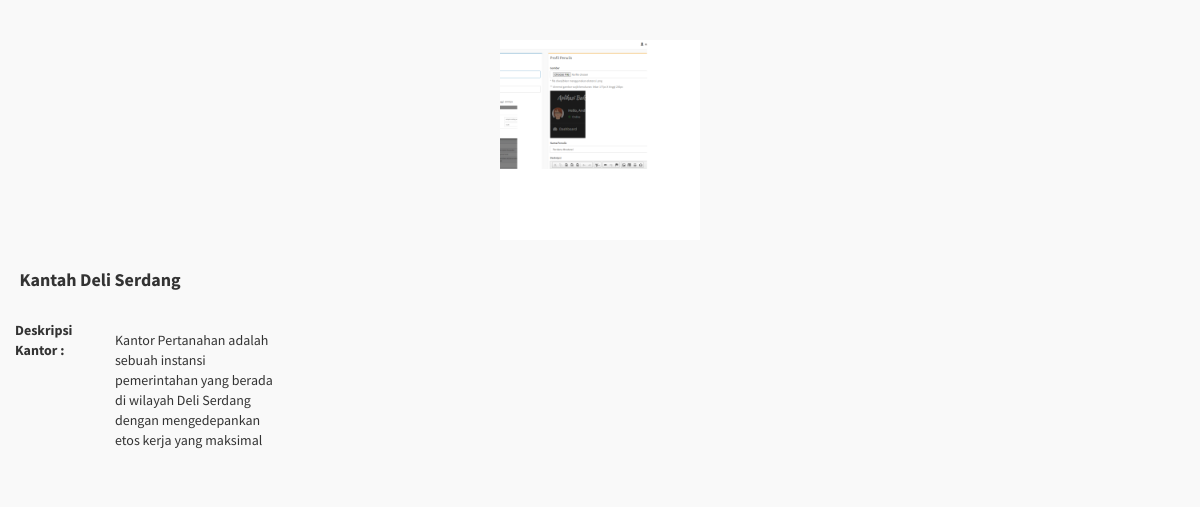
The page /pages/api_wv_profile_kantor.php on the database its author committed.
### tables this page shows
CREATE TABLE `tb_profil_kantor` (
  `id_profil_kantor` int(11) NOT NULL,
  `gambar_profil_kantor` varchar(255) DEFAULT NULL,
  `judul_profil_kantor` varchar(200) DEFAULT NULL,
  `deskripsi_kantor` varchar(3000) DEFAULT NULL,
  `created_at` timestamp NOT NULL DEFAULT current_timestamp()
);

### pages/api_wv_profile_kantor.php (the view, shortened to what this page needs)
<?php
include '../connect/koneksi.php';
$query_profile_kantor = mysqli_query($con, "SELECT * FROM tb_profil_kantor ORDER BY id_profil_kantor ASC LIMIT 1");
$json_response_kantor = array();
while ($data_kantor = mysqli_fetch_array($query_profile_kantor)) {
  array_push($json_response_kantor, array(
    "id_profil_kantor" => $data_kantor['id_profil_kantor'],
    "gambar_profil_kantor" => $data_kantor['gambar_profil_kantor'],
    "judul_profil_kantor" => $data_kantor['judul_profil_kantor'],
    "deskripsi_kantor" => $data_kantor['deskripsi_kantor'],
    "created_at" => $data_kantor['created_at']
  ));
}
$json_response_kantor = json_encode(array(
  "status" => "success",
  "result" => $json_response_kantor
));
?>
<!DOCTYPE html>
<html>
<head>
  <link href="../css/bootstrap.min.css" rel="stylesheet" type="text/css" />
  <link href="../css/font-awesome.min.css" rel="stylesheet" type="text/css" />
  <link href="../css/bootstrap-wysihtml5/bootstrap3-wysihtml5.min.css" rel="stylesheet" type="text/css" />
  <link href="../css/AdminLTE.css" rel="stylesheet" type="text/css" />
</head>
<body class="skin-black">
  <?php
  $json_response_kantor = json_decode($json_response_kantor, true);
  ?>
  <section class="content">
    <div class="row" style="margin-top: 20px;">
      <center>
        <img src="../gambar/<?= $json_response_kantor["result"][0]['gambar_profil_kantor'] ?>" height="200px" class="mx-auto d-block" alt="kantor pertanahan deli serdang">
      </center>
    </div>
    <div class="row" style="margin-top: 20px;">
      <center>
      <div class="col-md-2">
        <h4 class="text-justify"><strong><?= $json_response_kantor["result"][0]['judul_profil_kantor'] ?></strong></h4>
      </div>
      </center>
    </div>
    <div class="row" style="margin-top: 20px;">
      <div class="col-md-1">
        <label>Deskripsi Kantor :</label>
      </div>
      <div class="col-md-2">
        <p class="text-justify"><?= $json_response_kantor["result"][0]['deskripsi_kantor'] ?></p>
      </div>
    </div>
  </section>
</body>
</html>

### css/AdminLTE.css (style rules this page uses)
html, body { overflow-x: hidden!important; font-family: 'Source Sans Pro', sans-serif; -webkit-font-smoothing: antialiased; min-height: 100%; background: #f9f9f9; }
.content { padding: 20px 15px; background: #f9f9f9; }
h1, h2, h3, h4, h5, h6, .h1, .h2, .h3, .h4, .h5, .h6 { font-family: 'Source Sans Pro', sans-serif; }
img { max-width: 100%important; }

### rows shown on the page
tb_profil_kantor: gambar_profil_kantor (picture), judul_profil_kantor "Kantah Deli Serdang", deskripsi_kantor "Kantor Pertanahan adalah sebuah instansi pemerintahan yang berada di wilayah Deli Serdang dengan mengedepankan etos kerja yang maksimal"
